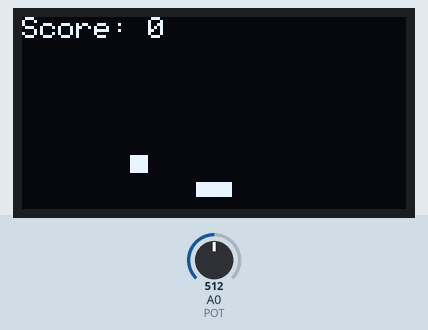
This sketch was run on a simulated Arduino Uno, built with avr-gcc and run on an emulated ATmega328P. Shown: 128×64 one-colour display. The test bench sets the inputs (shaded band); at power-on: A0 (POT) = 512. Random numbers use the default seed unless the sketch sets one.

Above: at 1.29 s.
1.3 s: A0 (POT) set to 306
At 2.0 s:
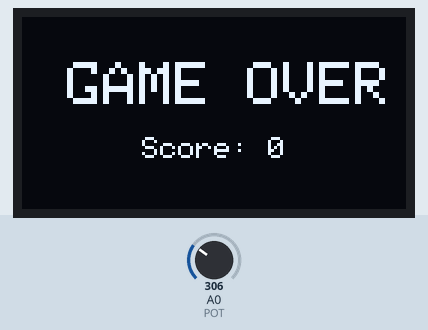
4.3 s: A0 (POT) set to 122
At 4.33 s:
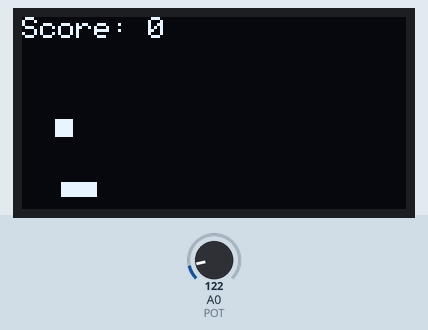
5.8 s: A0 (POT) set to 20
At 6.83 s:
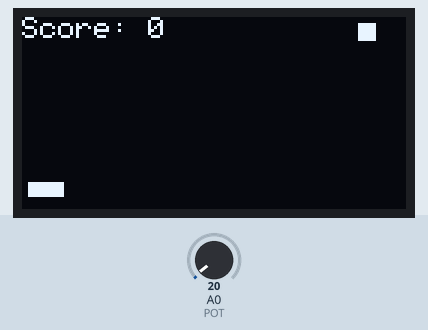

Measured:
- what the display in image 1 shows lasts 2.0 s, from 1.4 s to 3.4 s

The sketch:

oled_potentionometerggggg.ino
```cpp
#include <Wire.h>
#include <Adafruit_GFX.h>
#include <Adafruit_SSD1306.h>

#define SCREEN_WIDTH 128
#define SCREEN_HEIGHT 64

Adafruit_SSD1306 display(SCREEN_WIDTH, SCREEN_HEIGHT, &Wire, -1);

#define POT A0

// Player
int playerX = 60;
int playerY = 55;
int playerWidth = 12;
int playerHeight = 5;

// Enemy
int enemyX;
int enemyY;
int enemySize = 6;

int score = 0;
int speed = 2;

unsigned long lastMove = 0;

void newEnemy() {
  enemyX = random(0, SCREEN_WIDTH - enemySize);
  enemyY = 0;
}

void setup() {

  Serial.begin(9600);

  if (!display.begin(SSD1306_SWITCHCAPVCC, 0x3C)) {
    while (1);
  }

  display.clearDisplay();
  display.setTextColor(SSD1306_WHITE);

  randomSeed(analogRead(A1));

  newEnemy();
}

void loop() {

  // -------------------------
  // READ POTENTIOMETER
  // -------------------------

  int potValue = analogRead(POT);

  // Convert potentiometer to player position
  playerX = map(potValue, 0, 1023, 0, SCREEN_WIDTH - playerWidth);


  // -------------------------
  // MOVE ENEMY
  // -------------------------

  if (millis() - lastMove > 30) {

    enemyY += speed;

    lastMove = millis();
  }


  // -------------------------
  // ENEMY REACHED BOTTOM
  // -------------------------

  if (enemyY > SCREEN_HEIGHT) {

    score++;

    // Increase difficulty
    if (score % 5 == 0) {
      speed++;
    }

    newEnemy();
  }


  // -------------------------
  // COLLISION
  // -------------------------

  if (
    enemyX < playerX + playerWidth &&
    enemyX + enemySize > playerX &&
    enemyY < playerY + playerHeight &&
    enemyY + enemySize > playerY
  ) {

    // GAME OVER

    display.clearDisplay();

    display.setTextSize(2);
    display.setCursor(15, 15);
    display.println("GAME OVER");

    display.setTextSize(1);
    display.setCursor(40, 40);
    display.print("Score: ");
    display.println(score);

    display.display();

    delay(2000);

    // Restart game
    score = 0;
    speed = 2;

    newEnemy();
  }


  // -------------------------
  // DRAW GAME
  // -------------------------

  display.clearDisplay();

  // Score
  display.setTextSize(1);
  display.setCursor(0, 0);
  display.print("Score: ");
  display.print(score);

  // Player
  display.fillRect(
    playerX,
    playerY,
    playerWidth,
    playerHeight,
    SSD1306_WHITE
  );

  // Enemy
  display.fillRect(
    enemyX,
    enemyY,
    enemySize,
    enemySize,
    SSD1306_WHITE
  );

  display.display();
}
```
